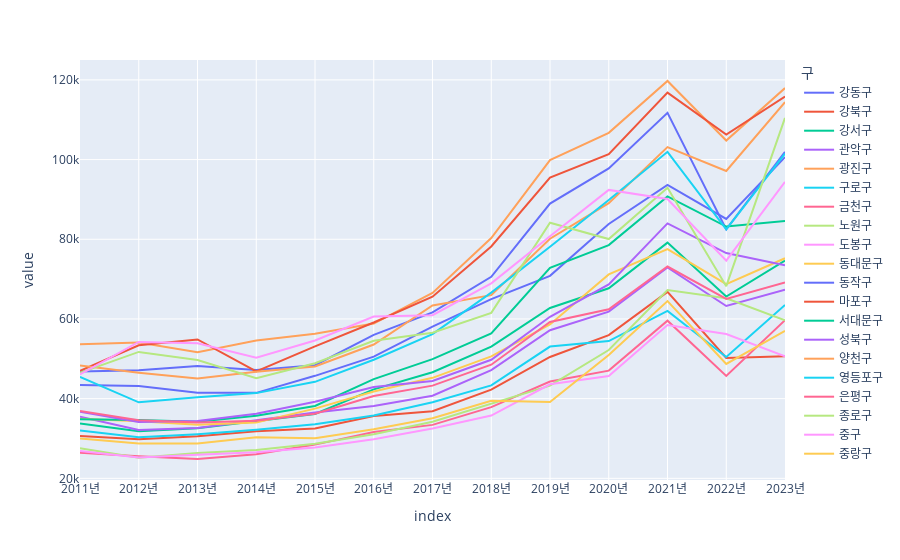

Source (notebook cell):
### Code cell
merge_tps2 = merge_tps.drop(columns=['강남구','서초구','용산구','송파구','성동구'])
px.line(merge_tps2)

### Figure 1 — Plotly figure (JSON) as saved in the notebook; plotly's stock layout.template omitted (floating-point values rounded to 4 significant figures)
{"data": [{"hovertemplate": "구=강동구<br>index=%{x}<br>value=%{y}<extra></extra>", "legendgroup": "강동구", "line": {"color": "#636efa", "dash": "solid"}, "marker": {"symbol": "circle"}, "mode": "lines", "name": "강동구", "orientation": "v", "showlegend": true, "type": "scatter", "x": ["2011년", "2012년", "2013년", "2014년", "2015년", "2016년", "2017년", "2018년", "2019년", "2020년", "2021년", "2022년", "2023년"], "xaxis": "x", "y": [43400.0, 43170.0, 41470.0, 41450.0, 45730.0, 50560.0, 58070.0, 64970.0, 70820.0, 83820.0, 93630.0, 85090.0, 100600.0], "yaxis": "y"}, {"hovertemplate": "구=강북구<br>index=%{x}<br>value=%{y}<extra></extra>", "legendgroup": "강북구", "line": {"color": "#EF553B", "dash": "solid"}, "marker": {"symbol": "circle"}, "mode": "lines", "name": "강북구", "orientation": "v", "showlegend": true, "type": "scatter", "x": ["2011년", "2012년", "2013년", "2014년", "2015년", "2016년", "2017년", "2018년", "2019년", "2020년", "2021년", "2022년", "2023년"], "xaxis": "x", "y": [30600.0, 29790.0, 30550.0, 31800.0, 32510.0, 35670.0, 36840.0, 42270.0, 50460.0, 55940.0, 66790.0, 50230.0, 50660.0], "yaxis": "y"}, {"hovertemplate": "구=강서구<br>index=%{x}<br>value=%{y}<extra></extra>", "legendgroup": "강서구", "line": {"color": "#00cc96", "dash": "solid"}, "marker": {"symbol": "circle"}, "mode": "lines", "name": "강서구", "orientation": "v", "showlegend": true, "type": "scatter", "x": ["2011년", "2012년", "2013년", "2014년", "2015년", "2016년", "2017년", "2018년", "2019년", "2020년", "2021년", "2022년", "2023년"], "xaxis": "x", "y": [33760.0, 31810.0, 32560.0, 34390.0, 36140.0, 42340.0, 46640.0, 53060.0, 62770.0, 67700.0, 79160.0, 65630.0, 74640.0], "yaxis": "y"}, {"hovertemplate": "구=관악구<br>index=%{x}<br>value=%{y}<extra></extra>", "legendgroup": "관악구", "line": {"color": "#ab63fa", "dash": "solid"}, "marker": {"symbol": "circle"}, "mode": "lines", "name": "관악구", "orientation": "v", "showlegend": true, "type": "scatter", "x": ["2011년", "2012년", "2013년", "2014년", "2015년", "2016년", "2017년", "2018년", "2019년", "2020년", "2021년", "2022년", "2023년"], "xaxis": "x", "y": [35450.0, 32120.0, 32610.0, 34610.0, 36520.0, 38180.0, 40730.0, 47150.0, 57170.0, 61850.0, 72950.0, 63250.0, 67330.0], "yaxis": "y"}, {"hovertemplate": "구=광진구<br>index=%{x}<br>value=%{y}<extra></extra>", "legendgroup": "광진구", "line": {"color": "#FFA15A", "dash": "solid"}, "marker": {"symbol": "circle"}, "mode": "lines", "name": "광진구", "orientation": "v", "showlegend": true, "type": "scatter", "x": ["2011년", "2012년", "2013년", "2014년", "2015년", "2016년", "2017년", "2018년", "2019년", "2020년", "2021년", "2022년", "2023년"], "xaxis": "x", "y": [53640.0, 54070.0, 51660.0, 54580.0, 56310.0, 58850.0, 66550.0, 80290.0, 99860.0, 106700.0, 119700.0, 104800.0, 117900.0], "yaxis": "y"}, {"hovertemplate": "구=구로구<br>index=%{x}<br>value=%{y}<extra></extra>", "legendgroup": "구로구", "line": {"color": "#19d3f3", "dash": "solid"}, "marker": {"symbol": "circle"}, "mode": "lines", "name": "구로구", "orientation": "v", "showlegend": true, "type": "scatter", "x": ["2011년", "2012년", "2013년", "2014년", "2015년", "2016년", "2017년", "2018년", "2019년", "2020년", "2021년", "2022년", "2023년"], "xaxis": "x", "y": [32030.0, 30310.0, 31090.0, 32180.0, 33600.0, 35770.0, 39120.0, 43340.0, 53070.0, 54440.0, 62040.0, 50470.0, 63500.0], "yaxis": "y"}, {"hovertemplate": "구=금천구<br>index=%{x}<br>value=%{y}<extra></extra>", "legendgroup": "금천구", "line": {"color": "#FF6692", "dash": "solid"}, "marker": {"symbol": "circle"}, "mode": "lines", "name": "금천구", "orientation": "v", "showlegend": true, "type": "scatter", "x": ["2011년", "2012년", "2013년", "2014년", "2015년", "2016년", "2017년", "2018년", "2019년", "2020년", "2021년", "2022년", "2023년"], "xaxis": "x", "y": [26390.0, 25510.0, 24850.0, 26040.0, 28470.0, 31650.0, 33410.0, 37860.0, 44280.0, 47040.0, 59570.0, 45720.0, 59680.0], "yaxis": "y"}, {"hovertemplate": "구=노원구<br>index=%{x}<br>value=%{y}<extra></extra>", "legendgroup": "노원구", "line": {"color": "#B6E880", "dash": "solid"}, "marker": {"symbol": "circle"}, "mode": "lines", "name": "노원구", "orientation": "v", "showlegend": true, "type": "scatter", "x": ["2011년", "2012년", "2013년", "2014년", "2015년", "2016년", "2017년", "2018년", "2019년", "2020년", "2021년", "2022년", "2023년"], "xaxis": "x", "y": [27570.0, 25180.0, 26370.0, 27100.0, 28690.0, 31040.0, 34200.0, 38810.0, 43260.0, 52200.0, 67270.0, 65200.0, 59660.0], "yaxis": "y"}, {"hovertemplate": "구=도봉구<br>index=%{x}<br>value=%{y}<extra></extra>", "legendgroup": "도봉구", "line": {"color": "#FF97FF", "dash": "solid"}, "marker": {"symbol": "circle"}, "mode": "lines", "name": "도봉구", "orientation": "v", "showlegend": true, "type": "scatter", "x": ["2011년", "2012년", "2013년", "2014년", "2015년", "2016년", "2017년", "2018년", "2019년", "2020년", "2021년", "2022년", "2023년"], "xaxis": "x", "y": [26830.0, 25240.0, 25920.0, 26550.0, 27710.0, 29810.0, 32530.0, 35760.0, 43610.0, 45700.0, 58480.0, 56230.0, 50600.0], "yaxis": "y"}, {"hovertemplate": "구=동대문구<br>index=%{x}<br>value=%{y}<extra></extra>", "legendgroup": "동대문구", "line": {"color": "#FECB52", "dash": "solid"}, "marker": {"symbol": "circle"}, "mode": "lines", "name": "동대문구", "orientation": "v", "showlegend": true, "type": "scatter", "x": ["2011년", "2012년", "2013년", "2014년", "2015년", "2016년", "2017년", "2018년", "2019년", "2020년", "2021년", "2022년", "2023년"], "xaxis": "x", "y": [34930.0, 34310.0, 33440.0, 34020.0, 37490.0, 41810.0, 45230.0, 50620.0, 58620.0, 71190.0, 77540.0, 68750.0, 75230.0], "yaxis": "y"}, {"hovertemplate": "구=동작구<br>index=%{x}<br>value=%{y}<extra></extra>", "legendgroup": "동작구", "line": {"color": "#636efa", "dash": "solid"}, "marker": {"symbol": "circle"}, "mode": "lines", "name": "동작구", "orientation": "v", "showlegend": true, "type": "scatter", "x": ["2011년", "2012년", "2013년", "2014년", "2015년", "2016년", "2017년", "2018년", "2019년", "2020년", "2021년", "2022년", "2023년"], "xaxis": "x", "y": [46840.0, 47140.0, 48220.0, 47160.0, 48380.0, 56000.0, 61660.0, 70570.0, 88960.0, 97780.0, 111700.0, 82470.0, 101900.0], "yaxis": "y"}, {"hovertemplate": "구=마포구<br>index=%{x}<br>value=%{y}<extra></extra>", "legendgroup": "마포구", "line": {"color": "#EF553B", "dash": "solid"}, "marker": {"symbol": "circle"}, "mode": "lines", "name": "마포구", "orientation": "v", "showlegend": true, "type": "scatter", "x": ["2011년", "2012년", "2013년", "2014년", "2015년", "2016년", "2017년", "2018년", "2019년", "2020년", "2021년", "2022년", "2023년"], "xaxis": "x", "y": [46970.0, 53390.0, 54860.0, 46860.0, 53120.0, 59100.0, 65580.0, 78180.0, 95480.0, 101300.0, 116800.0, 106300.0, 115800.0], "yaxis": "y"}, {"hovertemplate": "구=서대문구<br>index=%{x}<br>value=%{y}<extra></extra>", "legendgroup": "서대문구", "line": {"color": "#00cc96", "dash": "solid"}, "marker": {"symbol": "circle"}, "mode": "lines", "name": "서대문구", "orientation": "v", "showlegend": true, "type": "scatter", "x": ["2011년", "2012년", "2013년", "2014년", "2015년", "2016년", "2017년", "2018년", "2019년", "2020년", "2021년", "2022년", "2023년"], "xaxis": "x", "y": [34840.0, 34650.0, 34210.0, 35740.0, 38170.0, 44920.0, 49900.0, 56400.0, 72820.0, 78550.0, 90760.0, 83190.0, 84570.0], "yaxis": "y"}, {"hovertemplate": "구=성북구<br>index=%{x}<br>value=%{y}<extra></extra>", "legendgroup": "성북구", "line": {"color": "#ab63fa", "dash": "solid"}, "marker": {"symbol": "circle"}, "mode": "lines", "name": "성북구", "orientation": "v", "showlegend": true, "type": "scatter", "x": ["2011년", "2012년", "2013년", "2014년", "2015년", "2016년", "2017년", "2018년", "2019년", "2020년", "2021년", "2022년", "2023년"], "xaxis": "x", "y": [36690.0, 34140.0, 34370.0, 36200.0, 39240.0, 42900.0, 44410.0, 49760.0, 60550.0, 68690.0, 83990.0, 76540.0, 73440.0], "yaxis": "y"}, {"hovertemplate": "구=양천구<br>index=%{x}<br>value=%{y}<extra></extra>", "legendgroup": "양천구", "line": {"color": "#FFA15A", "dash": "solid"}, "marker": {"symbol": "circle"}, "mode": "lines", "name": "양천구", "orientation": "v", "showlegend": true, "type": "scatter", "x": ["2011년", "2012년", "2013년", "2014년", "2015년", "2016년", "2017년", "2018년", "2019년", "2020년", "2021년", "2022년", "2023년"], "xaxis": "x", "y": [48320.0, 46530.0, 45030.0, 46780.0, 48070.0, 53590.0, 63400.0, 65970.0, 80150.0, 89060.0, 103100.0, 97140.0, 114400.0], "yaxis": "y"}, {"hovertemplate": "구=영등포구<br>index=%{x}<br>value=%{y}<extra></extra>", "legendgroup": "영등포구", "line": {"color": "#19d3f3", "dash": "solid"}, "marker": {"symbol": "circle"}, "mode": "lines", "name": "영등포구", "orientation": "v", "showlegend": true, "type": "scatter", "x": ["2011년", "2012년", "2013년", "2014년", "2015년", "2016년", "2017년", "2018년", "2019년", "2020년", "2021년", "2022년", "2023년"], "xaxis": "x", "y": [45480.0, 39080.0, 40370.0, 41390.0, 44220.0, 49780.0, 56200.0, 66620.0, 78140.0, 89840.0, 101900.0, 82480.0, 101500.0], "yaxis": "y"}, {"hovertemplate": "구=은평구<br>index=%{x}<br>value=%{y}<extra></extra>", "legendgroup": "은평구", "line": {"color": "#FF6692", "dash": "solid"}, "marker": {"symbol": "circle"}, "mode": "lines", "name": "은평구", "orientation": "v", "showlegend": true, "type": "scatter", "x": ["2011년", "2012년", "2013년", "2014년", "2015년", "2016년", "2017년", "2018년", "2019년", "2020년", "2021년", "2022년", "2023년"], "xaxis": "x", "y": [36870.0, 34580.0, 34030.0, 34450.0, 36230.0, 40660.0, 43270.0, 48520.0, 59260.0, 62450.0, 73150.0, 65030.0, 69180.0], "yaxis": "y"}, {"hovertemplate": "구=종로구<br>index=%{x}<br>value=%{y}<extra></extra>", "legendgroup": "종로구", "line": {"color": "#B6E880", "dash": "solid"}, "marker": {"symbol": "circle"}, "mode": "lines", "name": "종로구", "orientation": "v", "showlegend": true, "type": "scatter", "x": ["2011년", "2012년", "2013년", "2014년", "2015년", "2016년", "2017년", "2018년", "2019년", "2020년", "2021년", "2022년", "2023년"], "xaxis": "x", "y": [46480.0, 51730.0, 49680.0, 45110.0, 48890.0, 54520.0, 56530.0, 61520.0, 84160.0, 80060.0, 92940.0, 68240.0, 110500.0], "yaxis": "y"}, {"hovertemplate": "구=중구<br>index=%{x}<br>value=%{y}<extra></extra>", "legendgroup": "중구", "line": {"color": "#FF97FF", "dash": "solid"}, "marker": {"symbol": "circle"}, "mode": "lines", "name": "중구", "orientation": "v", "showlegend": true, "type": "scatter", "x": ["2011년", "2012년", "2013년", "2014년", "2015년", "2016년", "2017년", "2018년", "2019년", "2020년", "2021년", "2022년", "2023년"], "xaxis": "x", "y": [46080.0, 54230.0, 53920.0, 50270.0, 54590.0, 60610.0, 60950.0, 68930.0, 80770.0, 92390.0, 90110.0, 74650.0, 94390.0], "yaxis": "y"}, {"hovertemplate": "구=중랑구<br>index=%{x}<br>value=%{y}<extra></extra>", "legendgroup": "중랑구", "line": {"color": "#FECB52", "dash": "solid"}, "marker": {"symbol": "circle"}, "mode": "lines", "name": "중랑구", "orientation": "v", "showlegend": true, "type": "scatter", "x": ["2011년", "2012년", "2013년", "2014년", "2015년", "2016년", "2017년", "2018년", "2019년", "2020년", "2021년", "2022년", "2023년"], "xaxis": "x", "y": [29970.0, 28720.0, 28720.0, 30330.0, 30070.0, 32330.0, 35100.0, 39450.0, 39130.0, 50950.0, 64490.0, 48720.0, 56990.0], "yaxis": "y"}], "layout": {"legend": {"title": {"text": "구"}, "tracegroupgap": 0}, "margin": {"t": 60}, "xaxis": {"anchor": "y", "domain": [0, 1], "title": {"text": "index"}}, "yaxis": {"anchor": "x", "domain": [0, 1], "title": {"text": "value"}}}}
